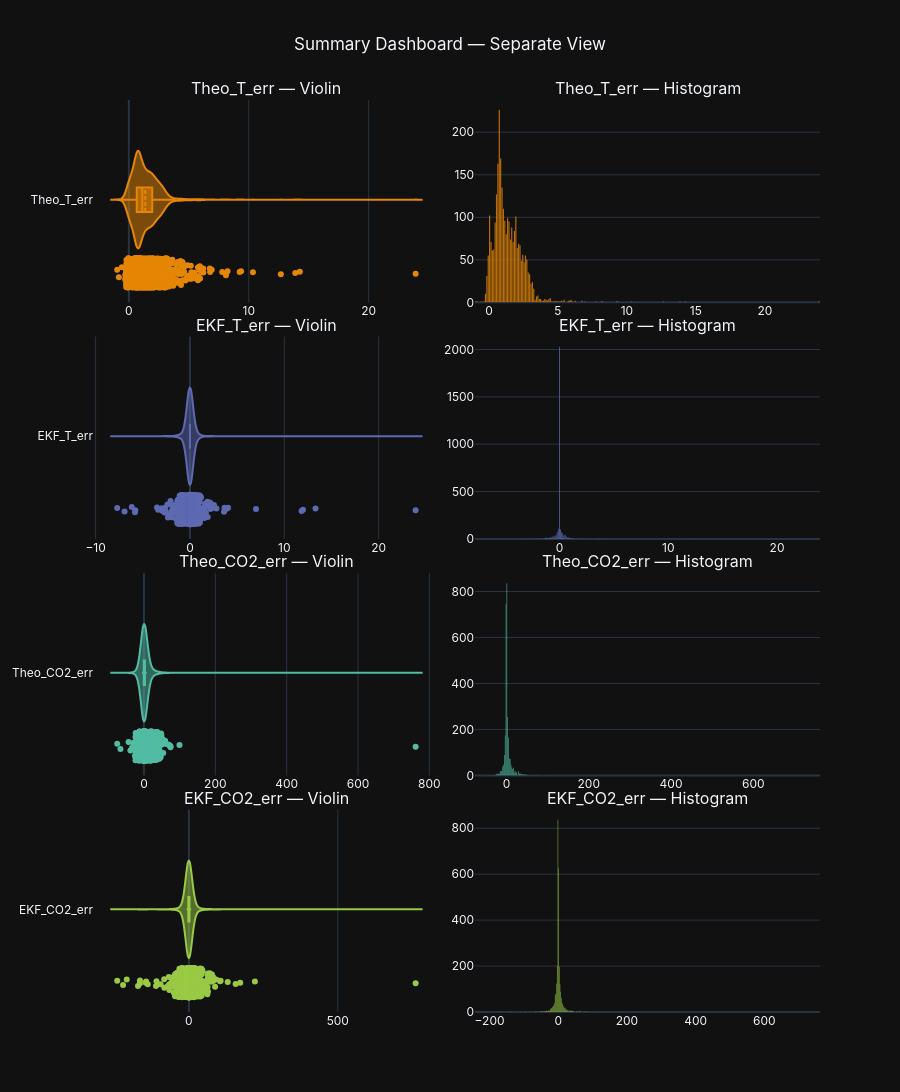

Notebook cell for this chart:
### Markdown cell above
## 6 · Error Distribution (data_wrangling)

### Code cell
err_df = pd.DataFrame({
    'Theo_T_err': err_theo_T,
    'EKF_T_err': err_ekf_T,
    'Theo_CO2_err': err_theo_C,
    'EKF_CO2_err': err_ekf_C
})

di = DataInspector()
di.df = err_df
di.summary_plot(
    columns=['Theo_T_err', 'EKF_T_err', 'Theo_CO2_err', 'EKF_CO2_err'],
    numeric_plots=['violin', 'histogram'],
    separate_plots=True
)

### Figure 1 — Plotly figure (JSON) as saved in the notebook; plotly's stock layout.template omitted (floating-point values rounded to 4 significant figures; data arrays with more than 128 entries replaced by an {"elided": "..."} marker saying what was removed)
{"data": [{"box": {"visible": true}, "marker": {"color": "rgb(229, 134, 6)"}, "meanline": {"visible": true}, "name": "Theo_T_err", "points": "all", "showlegend": false, "type": "violin", "x": {"elided": "2880 float values"}, "xaxis": "x", "yaxis": "y"}, {"marker": {"color": "rgb(229, 134, 6)"}, "name": "Theo_T_err", "opacity": 0.8, "showlegend": false, "type": "histogram", "x": {"elided": "2880 float values"}, "xaxis": "x2", "yaxis": "y2"}, {"box": {"visible": true}, "marker": {"color": "rgb(93, 105, 177)"}, "meanline": {"visible": true}, "name": "EKF_T_err", "points": "all", "showlegend": false, "type": "violin", "x": {"elided": "2880 float values"}, "xaxis": "x3", "yaxis": "y3"}, {"marker": {"color": "rgb(93, 105, 177)"}, "name": "EKF_T_err", "opacity": 0.8, "showlegend": false, "type": "histogram", "x": {"elided": "2880 float values"}, "xaxis": "x4", "yaxis": "y4"}, {"box": {"visible": true}, "marker": {"color": "rgb(82, 188, 163)"}, "meanline": {"visible": true}, "name": "Theo_CO2_err", "points": "all", "showlegend": false, "type": "violin", "x": {"elided": "2880 float values"}, "xaxis": "x5", "yaxis": "y5"}, {"marker": {"color": "rgb(82, 188, 163)"}, "name": "Theo_CO2_err", "opacity": 0.8, "showlegend": false, "type": "histogram", "x": {"elided": "2880 float values"}, "xaxis": "x6", "yaxis": "y6"}, {"box": {"visible": true}, "marker": {"color": "rgb(153, 201, 69)"}, "meanline": {"visible": true}, "name": "EKF_CO2_err", "points": "all", "showlegend": false, "type": "violin", "x": {"elided": "2880 float values"}, "xaxis": "x7", "yaxis": "y7"}, {"marker": {"color": "rgb(153, 201, 69)"}, "name": "EKF_CO2_err", "opacity": 0.8, "showlegend": false, "type": "histogram", "x": {"elided": "2880 float values"}, "xaxis": "x8", "yaxis": "y8"}], "layout": {"annotations": [{"font": {"size": 16}, "showarrow": false, "text": "Theo_T_err — Violin", "x": 0.2375, "xanchor": "center", "xref": "paper", "y": 1, "yanchor": "bottom", "yref": "paper"}, {"font": {"size": 16}, "showarrow": false, "text": "Theo_T_err — Histogram", "x": 0.7625, "xanchor": "center", "xref": "paper", "y": 1, "yanchor": "bottom", "yref": "paper"}, {"font": {"size": 16}, "showarrow": false, "text": "EKF_T_err — Violin", "x": 0.2375, "xanchor": "center", "xref": "paper", "y": 0.7406, "yanchor": "bottom", "yref": "paper"}, {"font": {"size": 16}, "showarrow": false, "text": "EKF_T_err — Histogram", "x": 0.7625, "xanchor": "center", "xref": "paper", "y": 0.7406, "yanchor": "bottom", "yref": "paper"}, {"font": {"size": 16}, "showarrow": false, "text": "Theo_CO2_err — Violin", "x": 0.2375, "xanchor": "center", "xref": "paper", "y": 0.4812, "yanchor": "bottom", "yref": "paper"}, {"font": {"size": 16}, "showarrow": false, "text": "Theo_CO2_err — Histogram", "x": 0.7625, "xanchor": "center", "xref": "paper", "y": 0.4812, "yanchor": "bottom", "yref": "paper"}, {"font": {"size": 16}, "showarrow": false, "text": "EKF_CO2_err — Violin", "x": 0.2375, "xanchor": "center", "xref": "paper", "y": 0.2219, "yanchor": "bottom", "yref": "paper"}, {"font": {"size": 16}, "showarrow": false, "text": "EKF_CO2_err — Histogram", "x": 0.7625, "xanchor": "center", "xref": "paper", "y": 0.2219, "yanchor": "bottom", "yref": "paper"}], "bargap": 0.15, "font": {"family": "Inter, sans-serif"}, "height": 1200, "showlegend": false, "title": {"text": "Summary Dashboard — Separate View", "x": 0.5}, "xaxis": {"anchor": "y", "domain": [0, 0.475]}, "xaxis2": {"anchor": "y2", "domain": [0.525, 1]}, "xaxis3": {"anchor": "y3", "domain": [0, 0.475]}, "xaxis4": {"anchor": "y4", "domain": [0.525, 1]}, "xaxis5": {"anchor": "y5", "domain": [0, 0.475]}, "xaxis6": {"anchor": "y6", "domain": [0.525, 1]}, "xaxis7": {"anchor": "y7", "domain": [0, 0.475]}, "xaxis8": {"anchor": "y8", "domain": [0.525, 1]}, "yaxis": {"anchor": "x", "domain": [0.7781, 1]}, "yaxis2": {"anchor": "x2", "domain": [0.7781, 1]}, "yaxis3": {"anchor": "x3", "domain": [0.5187, 0.7406]}, "yaxis4": {"anchor": "x4", "domain": [0.5187, 0.7406]}, "yaxis5": {"anchor": "x5", "domain": [0.2594, 0.4812]}, "yaxis6": {"anchor": "x6", "domain": [0.2594, 0.4812]}, "yaxis7": {"anchor": "x7", "domain": [0, 0.2219]}, "yaxis8": {"anchor": "x8", "domain": [0, 0.2219]}}}
